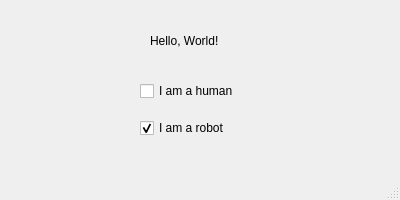
<?xml version="1.0" encoding="UTF-8"?>
<ui version="4.0">
 <class>MainWindow</class>
 <widget class="QMainWindow" name="MainWindow">
  <property name="geometry">
   <rect>
    <x>0</x>
    <y>0</y>
    <width>400</width>
    <height>200</height>
   </rect>
  </property>
  <property name="windowTitle">
   <string>MainWindow</string>
  </property>
  <widget class="QWidget" name="centralwidget">
   <widget class="QLabel" name="label">
    <property name="geometry">
     <rect>
      <x>150</x>
      <y>30</y>
      <width>91</width>
      <height>21</height>
     </rect>
    </property>
    <property name="text">
     <string>Hello, World!</string>
    </property>
   </widget>
   <widget class="QWidget" name="verticalLayoutWidget">
    <property name="geometry">
     <rect>
      <x>140</x>
      <y>70</y>
      <width>121</width>
      <height>80</height>
     </rect>
    </property>
    <layout class="QVBoxLayout" name="verticalLayout">
     <item>
      <widget class="QCheckBox" name="checkBox_human">
       <property name="text">
        <string>I am a human</string>
       </property>
      </widget>
     </item>
     <item>
      <widget class="QCheckBox" name="checkBox_robot">
       <property name="text">
        <string>I am a robot</string>
       </property>
       <property name="checked">
        <bool>true</bool>
       </property>
      </widget>
     </item>
    </layout>
   </widget>
  </widget>
  <widget class="QMenuBar" name="menubar">
   <property name="geometry">
    <rect>
     <x>0</x>
     <y>0</y>
     <width>400</width>
     <height>24</height>
    </rect>
   </property>
  </widget>
  <widget class="QStatusBar" name="statusbar"/>
 </widget>
 <resources/>
 <connections/>
</ui>
